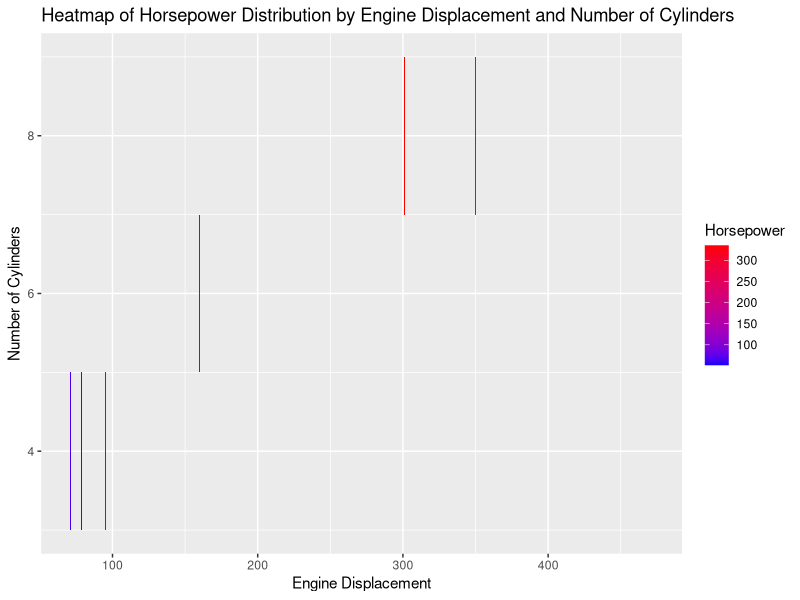
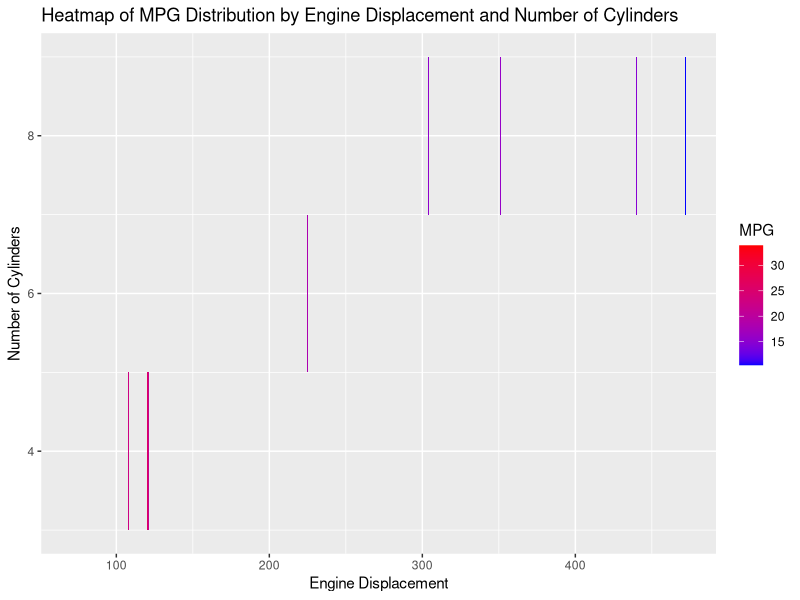

R code for these plots, in order:
library(ggplot2)

data(mtcars)

disp = mtcars$disp
cly = mtcars$cyl
hp = mtcars$hp

mtdata = data.frame(cly, disp, hp)

write.csv(mtdata, "mtdata.csv", row.names = FALSE)

combined_dataframe <- data.frame(cly = mtcars$cyl, disp = mtcars$disp, hp = mtcars$hp, mpg = mtcars$mpg)

hp_dataframe <- subset(combined_dataframe, select = c(cly, disp, hp))
mpg_dataframe <- subset(combined_dataframe, select = c(cly, disp, mpg))

color_scheme <- c(low = "blue", high = "red")

hp_map <- ggplot(hp_dataframe, aes(x = disp, y = cly, fill = hp)) +
            geom_tile() +
            labs(x = "Engine Displacement", y = "Number of Cylinders", fill = "Horsepower") +
            ggtitle("Heatmap of Horsepower Distribution by Engine Displacement and Number of Cylinders") +
            scale_fill_continuous(name = "Horsepower", low = "blue", high = "red")

mpg_map <- ggplot(mpg_dataframe, aes(x = disp, y = cly, fill = mpg)) +
            geom_tile() +
            labs(x = "Engine Displacement", y = "Number of Cylinders", fill = "MPG") +
            ggtitle("Heatmap of MPG Distribution by Engine Displacement and Number of Cylinders") +
            scale_fill_continuous(name = "MPG", low = "blue", high = "red")

ggsave("./plots/hp_heatmap.png", hp_map, width = 8, height = 5, units = "in", dpi = 500)
ggsave("./plots/mpg_heatmap.png", mpg_map, width = 8, height = 5, units = "in", dpi = 500)